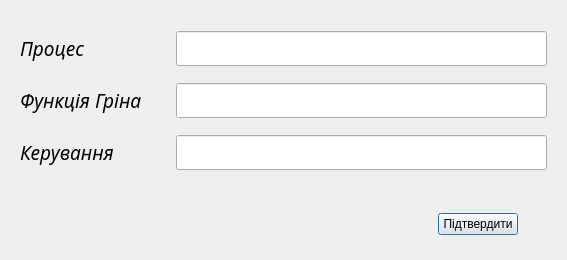
<?xml version="1.0" encoding="UTF-8"?>
<ui version="4.0">
 <class>Dialog</class>
 <widget class="QDialog" name="Dialog">
  <property name="geometry">
   <rect>
    <x>0</x>
    <y>0</y>
    <width>567</width>
    <height>260</height>
   </rect>
  </property>
  <property name="sizePolicy">
   <sizepolicy hsizetype="Fixed" vsizetype="Fixed">
    <horstretch>0</horstretch>
    <verstretch>0</verstretch>
   </sizepolicy>
  </property>
  <property name="windowTitle">
   <string>Ввести процес</string>
  </property>
  <layout class="QVBoxLayout" name="verticalLayout_2">
   <item>
    <widget class="QWidget" name="widget" native="true">
     <layout class="QVBoxLayout" name="verticalLayout">
      <item>
       <layout class="QHBoxLayout" name="horizontalLayout">
        <item>
         <widget class="QLabel" name="label">
          <property name="sizePolicy">
           <sizepolicy hsizetype="Maximum" vsizetype="Preferred">
            <horstretch>0</horstretch>
            <verstretch>0</verstretch>
           </sizepolicy>
          </property>
          <property name="maximumSize">
           <size>
            <width>150</width>
            <height>16777215</height>
           </size>
          </property>
          <property name="font">
           <font>
            <family>MS Reference Sans Serif</family>
            <pointsize>14</pointsize>
            <italic>true</italic>
           </font>
          </property>
          <property name="text">
           <string>Процес</string>
          </property>
         </widget>
        </item>
        <item>
         <widget class="QLineEdit" name="processEdit">
          <property name="sizePolicy">
           <sizepolicy hsizetype="Maximum" vsizetype="Fixed">
            <horstretch>0</horstretch>
            <verstretch>0</verstretch>
           </sizepolicy>
          </property>
          <property name="maximumSize">
           <size>
            <width>700</width>
            <height>16777215</height>
           </size>
          </property>
          <property name="font">
           <font>
            <family>MS Reference Sans Serif</family>
            <pointsize>14</pointsize>
            <italic>true</italic>
           </font>
          </property>
         </widget>
        </item>
       </layout>
      </item>
      <item>
       <layout class="QHBoxLayout" name="horizontalLayout_2">
        <item>
         <widget class="QLabel" name="label_2">
          <property name="sizePolicy">
           <sizepolicy hsizetype="Maximum" vsizetype="Preferred">
            <horstretch>0</horstretch>
            <verstretch>0</verstretch>
           </sizepolicy>
          </property>
          <property name="maximumSize">
           <size>
            <width>150</width>
            <height>16777215</height>
           </size>
          </property>
          <property name="font">
           <font>
            <family>MS Reference Sans Serif</family>
            <pointsize>14</pointsize>
            <italic>true</italic>
           </font>
          </property>
          <property name="text">
           <string>Функція Гріна</string>
          </property>
         </widget>
        </item>
        <item>
         <widget class="QLineEdit" name="grinEdit">
          <property name="sizePolicy">
           <sizepolicy hsizetype="Maximum" vsizetype="Fixed">
            <horstretch>0</horstretch>
            <verstretch>0</verstretch>
           </sizepolicy>
          </property>
          <property name="maximumSize">
           <size>
            <width>700</width>
            <height>16777215</height>
           </size>
          </property>
          <property name="font">
           <font>
            <family>MS Reference Sans Serif</family>
            <pointsize>14</pointsize>
            <italic>true</italic>
           </font>
          </property>
         </widget>
        </item>
       </layout>
      </item>
      <item>
       <layout class="QHBoxLayout" name="horizontalLayout_3">
        <item>
         <widget class="QLabel" name="label_3">
          <property name="sizePolicy">
           <sizepolicy hsizetype="Maximum" vsizetype="Preferred">
            <horstretch>0</horstretch>
            <verstretch>0</verstretch>
           </sizepolicy>
          </property>
          <property name="maximumSize">
           <size>
            <width>150</width>
            <height>16777215</height>
           </size>
          </property>
          <property name="font">
           <font>
            <family>MS Reference Sans Serif</family>
            <pointsize>14</pointsize>
            <italic>true</italic>
           </font>
          </property>
          <property name="text">
           <string>Керування</string>
          </property>
         </widget>
        </item>
        <item>
         <widget class="QLineEdit" name="controlEdit">
          <property name="sizePolicy">
           <sizepolicy hsizetype="Maximum" vsizetype="Fixed">
            <horstretch>0</horstretch>
            <verstretch>0</verstretch>
           </sizepolicy>
          </property>
          <property name="maximumSize">
           <size>
            <width>700</width>
            <height>16777215</height>
           </size>
          </property>
          <property name="font">
           <font>
            <family>MS Reference Sans Serif</family>
            <pointsize>14</pointsize>
            <italic>true</italic>
           </font>
          </property>
         </widget>
        </item>
       </layout>
      </item>
     </layout>
    </widget>
   </item>
   <item>
    <widget class="QWidget" name="widget_2" native="true">
     <property name="sizePolicy">
      <sizepolicy hsizetype="Maximum" vsizetype="Maximum">
       <horstretch>0</horstretch>
       <verstretch>0</verstretch>
      </sizepolicy>
     </property>
     <property name="maximumSize">
      <size>
       <width>16777215</width>
       <height>50</height>
      </size>
     </property>
     <layout class="QHBoxLayout" name="horizontalLayout_4">
      <item>
       <spacer name="horizontalSpacer">
        <property name="orientation">
         <enum>Qt::Horizontal</enum>
        </property>
        <property name="sizeHint" stdset="0">
         <size>
          <width>418</width>
          <height>20</height>
         </size>
        </property>
       </spacer>
      </item>
      <item>
       <widget class="QPushButton" name="doneButton">
        <property name="text">
         <string>Підтвердити</string>
        </property>
       </widget>
      </item>
     </layout>
    </widget>
   </item>
  </layout>
 </widget>
 <resources/>
 <connections/>
</ui>
